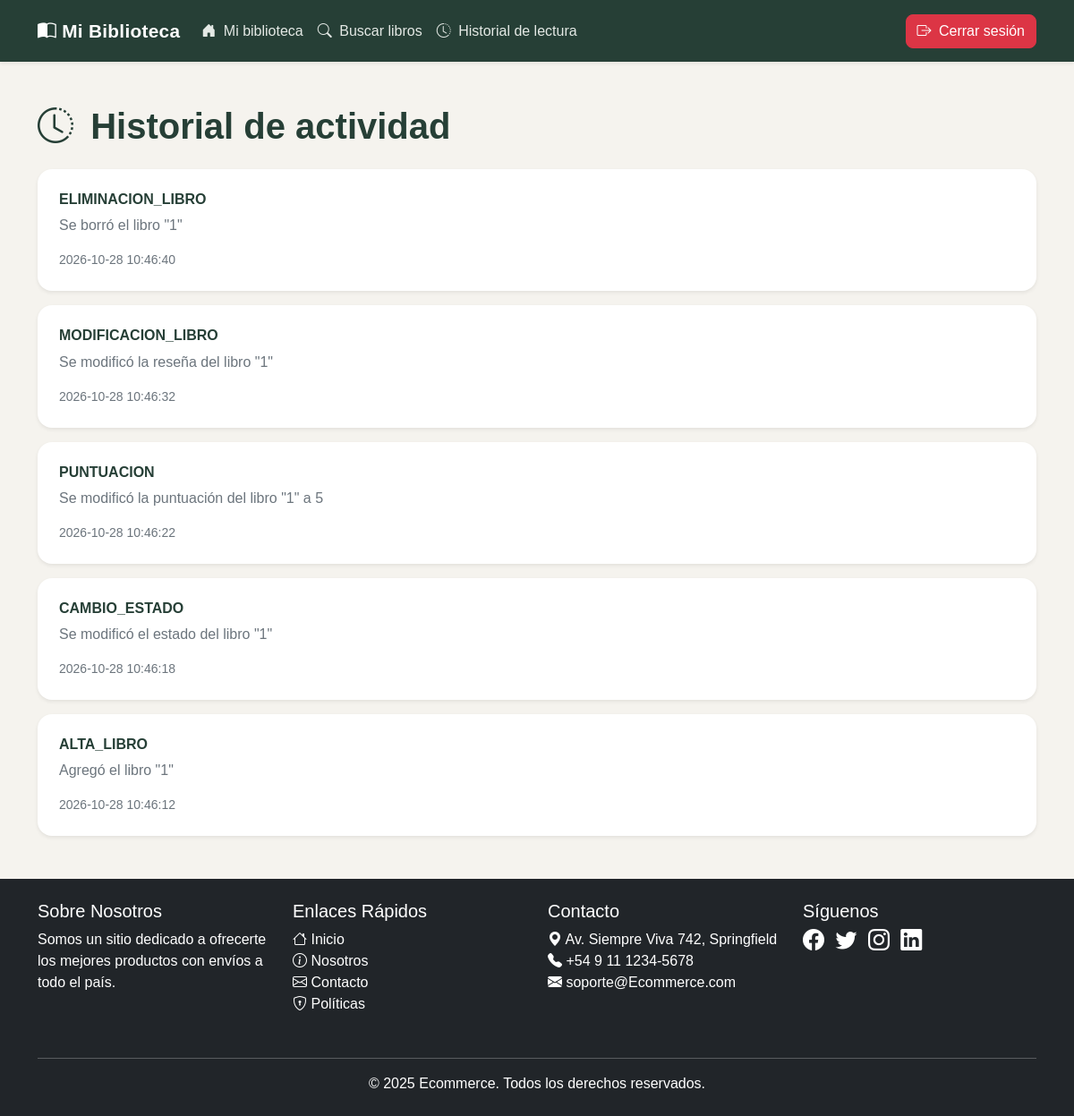
The app's page /index.php?views=historial (signed in) with its own data.
### tables this page shows
CREATE TABLE `historial` (
  `id` int(11) NOT NULL,
  `usuario_id` int(11) NOT NULL,
  `tipo_historial_id` int(11) NOT NULL,
  `descripcion` varchar(255) NOT NULL,
  `fecha_hora` datetime NOT NULL DEFAULT current_timestamp()
);

CREATE TABLE `tipo_historial` (
  `id` int(11) NOT NULL,
  `nombre` varchar(100) NOT NULL,
  `descripcion` varchar(255) NOT NULL
);

### data/DAO/historialDAO.php (called while the page is built, shortened)
<?php
require_once __DIR__ . "/../../data/Conexion.php";
class HistorialDAO implements HistorialDAOInterface
{
    private PDO $pdo;
    public function __construct()
    {
        $conexion = new Conexion();
        $this->pdo = $conexion->conectar();
    }
    public function obtenerPorUsuario(int $usuarioId): array
    {
        $sql = "SELECT
                    h.id,
                    h.descripcion,
                    h.fecha_hora,
                    th.nombre AS tipo_historial
                FROM historial h
                INNER JOIN tipo_historial th
                    ON h.tipo_historial_id = th.id
                WHERE h.usuario_id = :usuario_id
                ORDER BY h.fecha_hora DESC";
        $consulta = $this->pdo->prepare($sql);
        $consulta->execute([
            "usuario_id" => $usuarioId
        ]);
        return $consulta->fetchAll(PDO::FETCH_ASSOC);
    }
}

### data/conexion.php (called while the page is built, shortened)
<?php
class Conexion
{
    private string $servidor = "localhost";
    private string $usuario = "root";
    private string $pass = "";
    private string $dbname = "web_biblioteca";
    public function conectar(): PDO
    {
        $dsn = "mysql:host={$this->servidor};dbname={$this->dbname};charset=utf8mb4";
        $opciones = [
            PDO::ATTR_ERRMODE => PDO::ERRMODE_EXCEPTION,
            PDO::ATTR_DEFAULT_FETCH_MODE => PDO::FETCH_ASSOC,
            PDO::ATTR_EMULATE_PREPARES => false
        ];
        try {
            return new PDO(
                $dsn,
                $this->usuario,
                $this->pass,
                $opciones
            );
        } catch (PDOException $e) {
            throw new NoConexionDataBaseException(
                "No se pudo establecer conexión con la base de datos.",
                (int) $e->getCode(),
                $e
            );
        }
    }
}

### controllers/historialController.php (called while the page is built, shortened)
<?php
require_once __DIR__ . '/../data/DAO/historialDAO.php';
class HistorialController
{
    private HistorialDAOInterface $historialDAO;
    public function __construct(?HistorialDAOInterface $historialDAO = null)
    {
        $this->historialDAO = $historialDAO ?? new HistorialDAO();
    }
    public function obtenerPorUsuario(int $usuarioId): array
    {
        return $this->historialDAO->obtenerPorUsuario($usuarioId);
    }
}

### public/views/historial.php (the view, shortened to what this page needs)
<?php
require_once __DIR__ . "/../../controllers/HistorialController.php";
$usuarioId = $_SESSION["usuario_id"];
$historialController = new HistorialController();
$historial = $historialController->obtenerPorUsuario($usuarioId);
?>
<main class="container py-4">
    <div class="mb-4">
        <h1 class="fw-bold mb-2" style="color: #263f36;">
            <i class="bi bi-clock-history me-2"></i>
            Historial de actividad
        </h1>
    </div>
    <?php if (empty($historial)): ?>
        <div class="card border-0 rounded-4 shadow-sm">
            <div class="card-body text-center py-5 px-4">
                <div class="d-flex align-items-center justify-content-center rounded-circle mx-auto mb-3"
                     style="width: 80px; height: 80px; background-color: #e8f0eb;">
                    <i class="bi bi-clock-history fs-1"
                       style="color: #263f36;"></i>
                </div>
                <h2 class="h5 fw-bold mb-2" style="color: #263f36;">
                    Todavía no hay actividad
                </h2>
            </div>
        </div>
    <?php else: ?>
        <div class="d-flex flex-column gap-3">
            <?php foreach ($historial as $actividad): ?>
                <div class="card border-0 rounded-4 shadow-sm">
                    <div class="card-body p-4">
                        <div class="row g-3 align-items-start">
                            <div class="col">
                                <h3 class="h6 fw-bold mb-2"
                                    style="color: #263f36;">
                                    <?= htmlspecialchars(
                                        $actividad["tipo_historial"],
                                        ENT_QUOTES,
                                        "UTF-8"
                                    ) ?>
                                </h3>
                                <p class="text-secondary mb-3">
                                    <?= htmlspecialchars(
                                        $actividad["descripcion"],
                                        ENT_QUOTES,
                                        "UTF-8"
                                    ) ?>
                                </p>
                                <div class="d-flex align-items-center gap-2 text-secondary small">
                                    <span>
                                        <?= htmlspecialchars(
                                            $actividad["fecha_hora"],
                                            ENT_QUOTES,
                                            "UTF-8"
                                        ) ?>
                                    </span>
                                </div>
                            </div>
                        </div>
                    </div>
                </div>
            <?php endforeach; ?>
        </div>
    <?php endif; ?>
</main>

### public/index.php (shortened to what this page needs)
<?php
if (isset($_SESSION["usuario_id"])) {
    $view = $_GET["views"] ?? "dashboard";
} else {
    $view = $_GET["views"] ?? "loginRegistro/login";
}
?>
<head>
    <link href="https://cdn.jsdelivr.net/npm/bootstrap@5.3.8/dist/css/bootstrap.min.css" rel="stylesheet">
    <link rel="stylesheet" href="assets/styles/styles.css">
</head>
<body>
    <?php require_once "views/components/nav.php"; ?>
    <main>
        <?php
        try {
            if (file_exists("views/$view.php")) {
                require_once "views/$view.php";
            } else {
                require_once "views/ERROR/404.php";
            }
        } catch (Throwable $e) {
            (new RegistroAplicacion())->error("pagina.error", $e, ["vista" => (string) $view]);
            http_response_code(500);
            ?>
            <div class="container py-4">
                <div class="alert alert-danger" role="alert">
                    Ocurrió un error al cargar esta página. Intentá nuevamente.
                </div>
            </div>
            <?php
        }
        ?>
    </main>
    <?php require_once "views/components/footer.php"; ?>
</body>

### public/views/components/nav.php (shortened to what this page needs)
<nav class="navbar navbar-expand-lg navbar-dark bg-dark shadow-sm sticky-top">
    <div class="container">
        <a class="navbar-brand fw-bold" href="index.php">
            <i class="bi bi-book-half"></i> Mi Biblioteca
        </a>
        <?php if (isset($_SESSION["usuario_id"])): ?>
            <div class="collapse navbar-collapse" id="navbarNav">
                <ul class="navbar-nav me-auto">
                    <li class="nav-item">
                        <a class="nav-link" href="index.php?views=dashboard">
                            <i class="bi bi-house-door-fill me-1"></i>
                            Mi biblioteca
                        </a>
                    </li>
                    <li class="nav-item">
                        <a class="nav-link" href="index.php?views=busqueda">
                            <i class="bi bi-search me-1"></i>
                            Buscar libros
                        </a>
                    </li>
                    <li class="nav-item">
                        <a class="nav-link" href="index.php?views=historial">
                            <i class="bi bi-clock-history me-1"></i>
                            Historial de lectura
                        </a>
                    </li>
                </ul>
                <a href="/mi_biblioteca/controllers/cerrarSesion.php"
                class="btn btn-danger">
                    <i class="bi bi-box-arrow-right me-1"></i>
                    Cerrar sesión
                </a>
            </div>
        <?php else: ?>
        <?php endif; ?>
        </div>
</nav>

### public/views/components/footer.php
<link rel="stylesheet" href="https://cdn.jsdelivr.net/npm/bootstrap-icons/font/bootstrap-icons.css">
<link rel="stylesheet" href="https://cdn.jsdelivr.net/npm/bootstrap-icons@1.11.3/font/bootstrap-icons.min.css">
<footer class="mt-auto bg-dark text-white pt-4 pb-4">
    <div class="container">
        <div class="row">
            <div class="col-md-3 mb-3">
                <h5>Sobre Nosotros</h5>
                <p>Somos un sitio dedicado a ofrecerte los mejores productos con envíos a todo el país.</p>
            </div>
            <div class="col-md-3 mb-3">
                <h5>Enlaces Rápidos</h5>
                <ul class="list-unstyled">
                    <li class="nav-item">
                        <a class="nav-link text-white" href="#">
                            <i class="bi bi-house"></i> Inicio
                        </a>
                    </li>
                    <li class="nav-item">
                        <a class="nav-link text-white" href="#">
                            <i class="bi bi-info-circle"></i> Nosotros
                        </a>
                    </li>
                    <li class="nav-item">
                        <a class="nav-link text-white" href="#">
                            <i class="bi bi-envelope"></i> Contacto
                        </a>
                    </li>
                    <li class="nav-item">
                        <a class="nav-link text-white"  href="#">
                            <i class="bi bi-shield-lock"></i> Políticas
                        </a>
                    </li>
                </ul>
            </div>
            <div class="col-md-3 mb-3">
                <h5>Contacto</h5>
                <ul class="list-unstyled">
                    <li><i class="bi bi-geo-alt-fill"></i> Av. Siempre Viva 742, Springfield</li>
                    <li><i class="bi bi-telephone-fill"></i> +54 9 11 1234-5678</li>
                    <li><i class="bi bi-envelope-fill"></i> soporte@Ecommerce.com</li>
                </ul>
            </div>
            <div class="col-md-3 mb-3">
                <h5>Síguenos</h5>
                <ul class="list-inline">
                    <li class="list-inline-item"><a href="https://www.facebook.com/tu_pagina" class="text-white"><i class="bi bi-facebook fs-4"></i></a></li>
                    <li class="list-inline-item"><a href="https://twitter.com/tu_cuenta" class="text-white"><i class="bi bi-twitter fs-4"></i></a></li>
                    <li class="list-inline-item"><a href="https://www.instagram.com/tu_cuenta" class="text-white"><i class="bi bi-instagram fs-4"></i></a></li>
                    <li class="list-inline-item"><a href="https://www.linkedin.com/company/tu_empresa" class="text-white"><i class="bi bi-linkedin fs-4"></i></a></li>
                </ul>
            </div>
        </div>
        <hr class="bg-light">
        <div class="row">
            <div class="col-md-12 text-center">
                <p class="mb-0">&copy; 2025 Ecommerce. Todos los derechos reservados.</p>
            </div>
        </div>
    </div>
</footer>

### public/assets/styles/styles.css (style rules this page uses)
body { background-color: #f5f3ee; color: #292f2c; font-family: Arial, sans-serif; margin: 0; }
.navbar { background-color: #263f36 !important; padding: 14px 0; }
.navbar .navbar-brand { color: #ffffff; font-size: 1.3rem; letter-spacing: 0.3px; }
.navbar .nav-link { color: #e4e9e5; transition: color 0.2s ease; }
.btn { border-radius: 8px; }
main { min-height: 75vh; padding: 24px 0; }

### records on screen
historial: tipo_historial.nombre "ELIMINACION_LIBRO", descripcion "Se borró el libro \"1\"", fecha_hora "2026-10-28 10:46:40"
historial: tipo_historial.nombre "MODIFICACION_LIBRO", descripcion "Se modificó la reseña del libro \"1\"", fecha_hora "2026-10-28 10:46:32"
historial: tipo_historial.nombre "PUNTUACION", descripcion "Se modificó la puntuación del libro \"1\" a 5", fecha_hora "2026-10-28 10:46:22"
historial: tipo_historial.nombre "CAMBIO_ESTADO", descripcion "Se modificó el estado del libro \"1\"", fecha_hora "2026-10-28 10:46:18"
historial: tipo_historial.nombre "ALTA_LIBRO", descripcion "Agregó el libro \"1\"", fecha_hora "2026-10-28 10:46:12"
